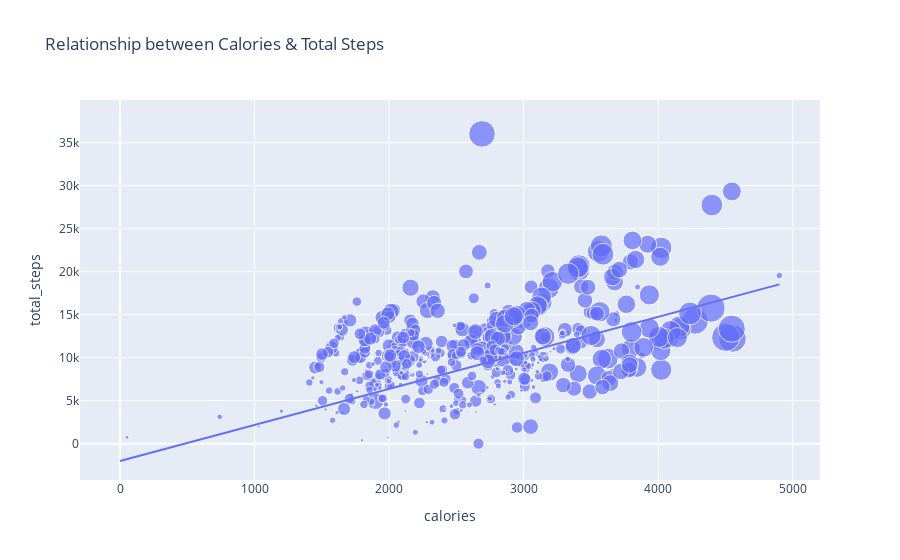
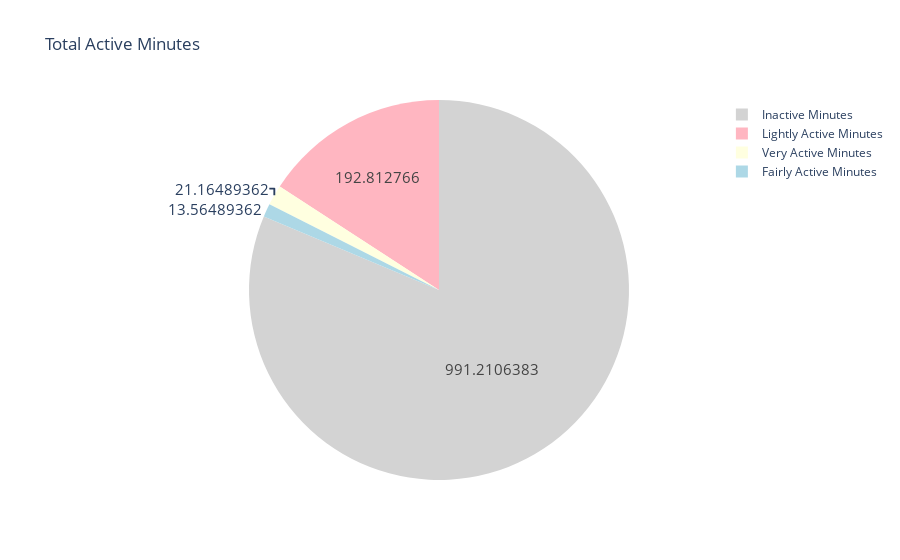
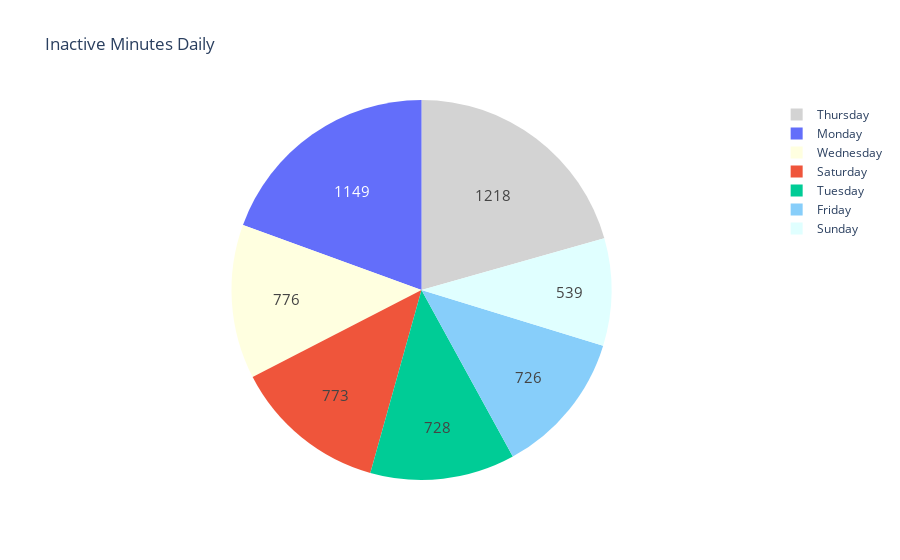
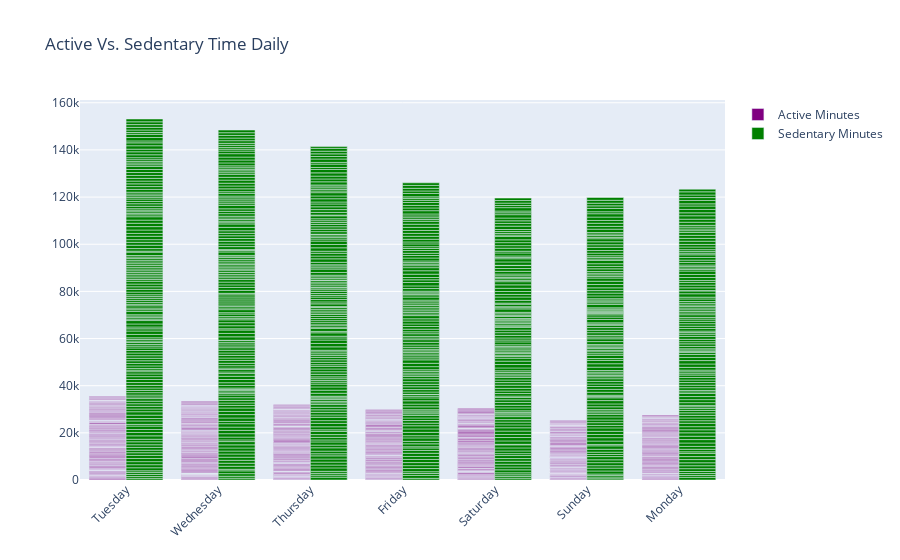

Notebook cell for these charts, in order:
### Code cell
#ANALYSE
df_daily.describe()
df_hourly.describe()

#Relationship between calories burned and the total steps walked in a day
figure = px.scatter(data_frame = df_daily, x="calories",
                    y="total_steps", size="very_active_min", 
                    trendline="ols", 
                    title="Relationship between Calories & Total Steps")
figure.show()
#Result: Linear relationship found

#Average total number of active minutes in a day
label = ["Very Active Minutes", "Fairly Active Minutes", 
         "Lightly Active Minutes", "Inactive Minutes"]
counts = df_daily[["very_active_min", "fairly_active_min", 
               "light_active_min", "sedentary_min"]].mean()
colors = ['lightyellow','lightblue', "lightpink", "lightgrey"]

fig = go.Figure(data=[go.Pie(labels=label, values=counts)])
fig.update_layout(title_text='Total Active Minutes')
fig.update_traces(hoverinfo='label+percent', textinfo='value', textfont_size=15,
                  marker=dict(colors=colors))
fig.show()

#Number of inactive minutes on each day of the week
day = df_daily["weekday"].value_counts()
label = day.index
counts = df_daily["sedentary_min"]
colors = ["lightbrown","lightyellow", "lightgrey", "lightskyblue", "lightlilac", "lightcyan", "lightorange"]

fig = go.Figure(data=[go.Pie(labels=label, values=counts)])
fig.update_layout(title_text='Inactive Minutes Daily')
fig.update_traces(hoverinfo='label+percent', textinfo='value', textfont_size=15,
                                     marker=dict(colors=colors))
fig.show()

#Active Vs. Sedentary 
fig = go.Figure()
fig.add_trace(go.Bar(
    x=df_daily["weekday"],
    y=df_daily["total_active_min"],
    name='Active Minutes',
    marker_color='purple'
))
fig.add_trace(go.Bar(
    x=df_daily["weekday"],
    y=df_daily["sedentary_min"],
    name='Sedentary Minutes',
    marker_color='green'
))
fig.update_layout(barmode='group', xaxis_tickangle=-45, title_text='Active Vs. Sedentary Time Daily')
fig.show()

#BAR GRAPH TRY
# # Number of inactive minutes on each day of the week
# day = df_daily["weekday"].value_counts()
# label = day.index
# counts = df_daily["sedentary_min"]
# colors = ["lightbrown","lightyellow", "lightgrey", "lightskyblue", "lightlilac", "lightcyan", "lightorange"]

# # Plot the bar graph
# plt.bar(label, counts, color=colors)
# plt.title("Inactive Minutes Daily")
# plt.xlabel("Day of the week")
# plt.ylabel("Number of inactive minutes")
# plt.show()

#Number of calories burned per weekday
calories = df_daily["weekday"].value_counts()
label = calories.index
counts = df_daily["calories"]
colors = ['aliceblue','bisque', "cadetblue", "mauve", "lightbrown", "lightpink", "lightgrey"]

fig = go.Figure(data=[go.Pie(labels=label, values=counts)])
fig.update_layout(title_text='Calories Burned Daily')
fig.update_traces(hoverinfo='label+percent', textinfo='value', textfont_size=15,
                  marker=dict(colors=colors))
fig.show()

### Figure 1 — Plotly figure (JSON) as saved in the notebook; plotly's stock layout.template omitted (floating-point values rounded to 4 significant figures; data arrays with more than 128 entries replaced by an {"elided": "..."} marker saying what was removed)
{"data": [{"hovertemplate": "calories=%{x}<br>total_steps=%{y}<br>very_active_min=%{marker.size}<extra></extra>", "legendgroup": "", "marker": {"color": "#636efa", "size": {"elided": "940 int values"}, "sizemode": "area", "sizeref": 0.525, "symbol": "circle"}, "mode": "markers", "name": "", "orientation": "v", "showlegend": false, "type": "scatter", "x": {"elided": "940 int values"}, "xaxis": "x", "y": {"elided": "940 int values"}, "yaxis": "y"}, {"hovertemplate": "<b>OLS trendline</b><br>total_steps = 4.19039 * calories + -2015.1<br>R<sup>2</sup>=0.349953<br><br>calories=%{x}<br>total_steps=%{y} <b>(trend)</b><extra></extra>", "legendgroup": "", "marker": {"color": "#636efa", "symbol": "circle"}, "mode": "lines", "name": "", "showlegend": false, "type": "scatter", "x": {"elided": "940 int values"}, "xaxis": "x", "y": {"elided": "940 float values"}, "yaxis": "y"}], "layout": {"legend": {"itemsizing": "constant", "tracegroupgap": 0}, "title": {"text": "Relationship between Calories & Total Steps"}, "xaxis": {"anchor": "y", "domain": [0, 1], "title": {"text": "calories"}}, "yaxis": {"anchor": "x", "domain": [0, 1], "title": {"text": "total_steps"}}}}

### Figure 2 — Plotly figure (JSON) as saved in the notebook; plotly's stock layout.template omitted (floating-point values rounded to 4 significant figures)
{"data": [{"hoverinfo": "label+percent", "labels": ["Very Active Minutes", "Fairly Active Minutes", "Lightly Active Minutes", "Inactive Minutes"], "marker": {"colors": ["lightyellow", "lightblue", "lightpink", "lightgrey"]}, "textfont": {"size": 15}, "textinfo": "value", "type": "pie", "values": [21.16, 13.56, 192.8, 991.2]}], "layout": {"title": {"text": "Total Active Minutes"}}}

### Figure 3 — Plotly figure (JSON) as saved in the notebook; plotly's stock layout.template omitted (floating-point values rounded to 4 significant figures; data arrays with more than 128 entries replaced by an {"elided": "..."} marker saying what was removed)
{"data": [{"hoverinfo": "label+percent", "labels": ["Tuesday", "Wednesday", "Thursday", "Friday", "Saturday", "Sunday", "Monday"], "marker": {"colors": ["lightbrown", "lightyellow", "lightgrey", "lightskyblue", "lightlilac", "lightcyan", "lightorange"]}, "textfont": {"size": 15}, "textinfo": "value", "type": "pie", "values": {"elided": "940 int values"}}], "layout": {"title": {"text": "Inactive Minutes Daily"}}}

### Figure 4 — Plotly figure (JSON) as saved in the notebook; plotly's stock layout.template omitted (floating-point values rounded to 4 significant figures; data arrays with more than 128 entries replaced by an {"elided": "..."} marker saying what was removed)
{"data": [{"marker": {"color": "purple"}, "name": "Active Minutes", "type": "bar", "x": {"elided": "940 str values"}, "y": {"elided": "940 int values"}}, {"marker": {"color": "green"}, "name": "Sedentary Minutes", "type": "bar", "x": {"elided": "940 str values"}, "y": {"elided": "940 int values"}}], "layout": {"barmode": "group", "title": {"text": "Active Vs. Sedentary Time Daily"}, "xaxis": {"tickangle": -45}}}
